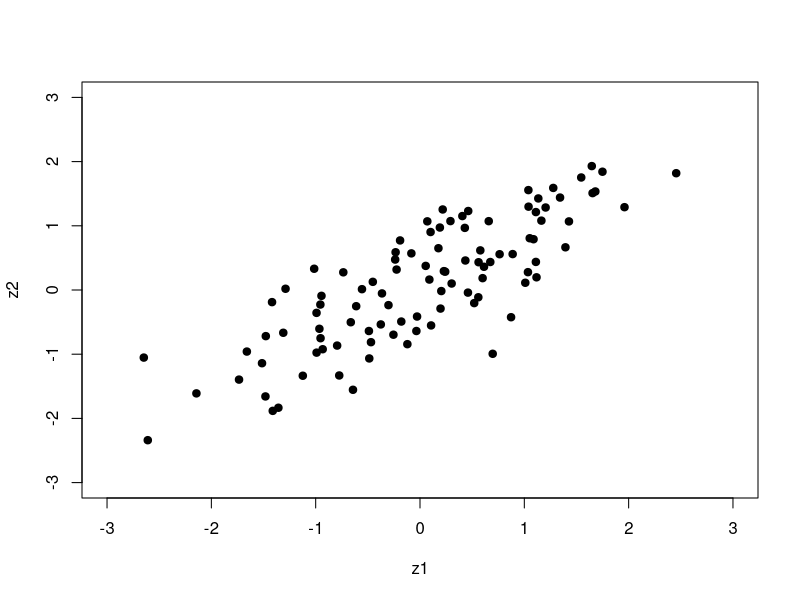
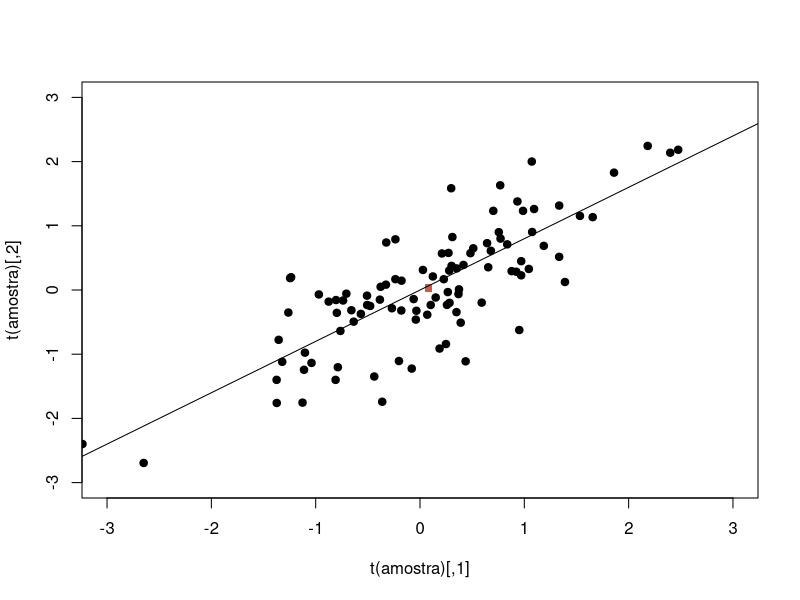
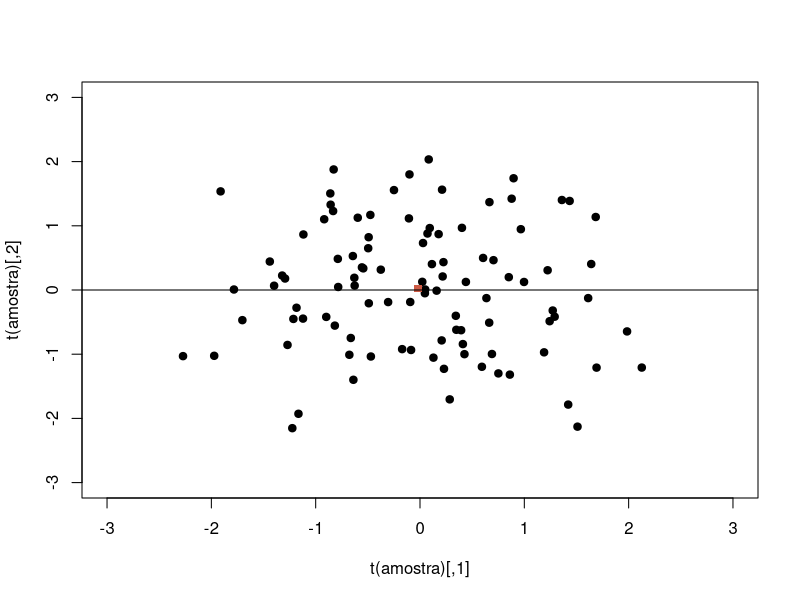
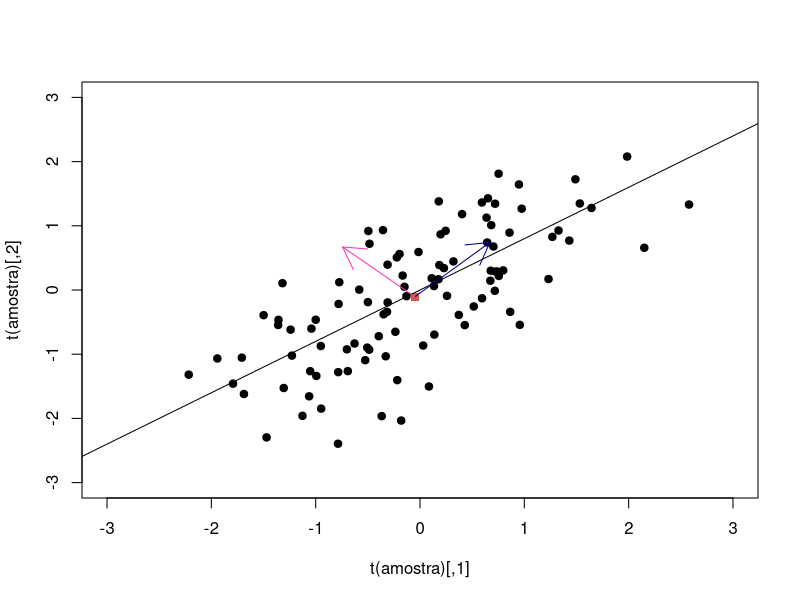
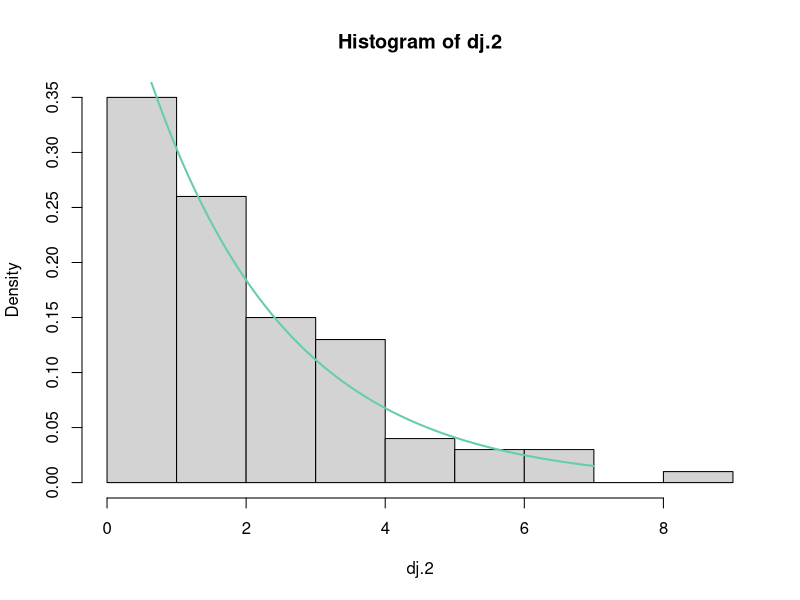
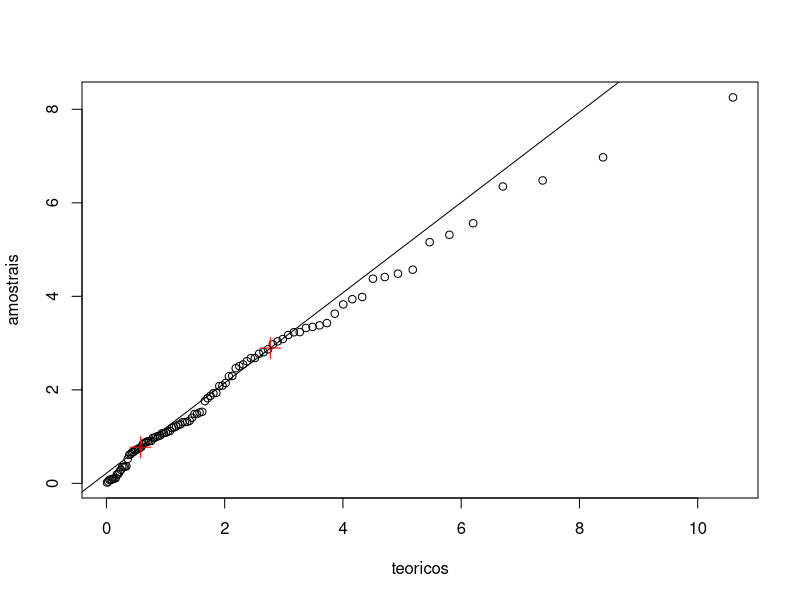

Here is the R script that generated these plots, in order:
# Gerar Normal Bivariada, marginais normais e condicionais normais

# Z1 ~ N(0,1), Z2~N(0,1), ro = 0.8
ro<-0.8
z1<-rnorm(100)
z2<-rnorm(100, mean=ro*z1 , sd=sqrt(1-ro^2) ) # Pela condicional N ~ ( u1 + ro(sigma1/sigma2)*(x2 - u2); sigma1^2*(1-ro^2))

plot(z1,z2, pch=19, xlim=c(-3,3), ylim=c(-3,3))


geradorNB<-function(ro)
{
  z1<-rnorm(1)
  z2<-rnorm(1, mean=ro*z1 , sd=sqrt(1-ro^2) ) # Pela condicional N ~ ( u1 + ro(sigma1/sigma2)*(x2 - u2); sigma1^2*(1-ro^2))
  return(c(z1,z2))
}


ro<-0.8
amostra<-replicate(100,geradorNB(ro))

str(amostra)
centroide <- apply(t(amostra), 2, mean)
plot(t(amostra), pch=19, xlim=c(-3,3), ylim=c(-3,3))
points(x=centroide[1], y=centroide[2], pch=15, col="coral3")
abline(0,ro) # O ro da a inclinação da esperança condicional



ro<-0
amostra<-replicate(100,geradorNB(ro))

str(amostra)
centroide <- apply(t(amostra), 2, mean)
plot(t(amostra), pch=19, xlim=c(-3,3), ylim=c(-3,3))
points(x=centroide[1], y=centroide[2], pch=15, col="coral3")
abline(0,ro) # O ro da a inclinação da esperança condicional




set.seed(666)

ro<-0.8
amostra<-replicate(100,geradorNB(ro))
centroide <- apply(t(amostra), 2, mean)
plot(t(amostra), pch=19, xlim=c(-3,3), ylim=c(-3,3))
points(x=centroide[1], y=centroide[2], pch=15, col="coral3")
abline(0,ro) # O ro da a inclinação da esperança condicional

S<-cov(t(amostra))

r<-S[2,1]/prod(sqrt(diag(S)))

R<-cor(t(amostra))
R

cov2cor(S) # pega a matriz de cov e transforma na de correlação

V.inv<-diag(1/sqrt(diag(S)))
R.2<-V.inv%*%S%*%t(V.inv) # outra forma de calcular a R


auto<-eigen(S)
auto$values
auto$vectors

det(S) # Variancia generalizada
sum(diag(S)) # Variancia total, traço da matriz

prod(auto$values) # Produto dos autovalores nos da a variancia generalizada
sum(auto$values) # Soma dos autovalores nos da a variancia total

apply(auto$vectors**2, 2, sum)

e1<-auto$vectors[,1]
e2<-auto$vectors[,2]

e1%*%e1 # Comprimento do vetor e1 ( primeiro autovetor )
e1%*%e2 # Os autovetores são ortogonais

# O primeiro autovetor nos da a direção de maior variabilidade.

Lambda<-diag(auto$values)
E<-auto$vectors

# Decomposição espectral, reconstituir a matriz S com Lambda e E
S.nova<-E%*%Lambda%*%t(E)
S

# Desenhar os autovetores
arrows(centroide[1], centroide[2], x1 = E[1,1], y1 = E[2,1], col="blue4")
arrows(centroide[1], centroide[2], x1 = E[1,2], y1 = E[2,2], col="maroon1")

# Dj^2 = t(xj - x.barra) S^-1 (xj - x.barra)
X<-t(amostra) # Nossa matriz de dados
S.inv<-solve(S)

X.centrada<-scale(X, center = T, scale = F)

# calulo de matriz de cov amostral S, fiz algo errado
(t(X.centrada)%*%X.centrada)/99 # 100 observacoes n-1


dj.2 <- diag(X.centrada %*% S.inv %*% t(X.centrada))
# Todas as 100 distancias ao quadrado

qchisq(0.5,df=2)

mean(dj.2<=qchisq(0.5,df=2))
mean(dj.2<=qchisq(0.95,df=2))

hist(dj.2, freq = F)
curve(dchisq(x, df=2), from=0, to=7, add=T, col="aquamarine3", lwd=2)

# QQ-plot
pontos<-(1:100 - 1/2)/100
teoricos<-qchisq(pontos,df=2)
amostrais<-sort(dj.2)
plot(x=teoricos, y=amostrais)



pt_amostra<-quantile(sort(dj.2), c(0.25,0.75))
pt_teorico<-qchisq(c(0.25, 0.75), df=2)
points(x=pt_teorico, y=pt_amostra, pch=3, col="red", cex=2)
b1<-diff(pt_amostra)/diff(pt_teorico)
b0<-pt_amostra[1]-(b1*pt_teorico[1])
abline(a=b0, b=b1)
